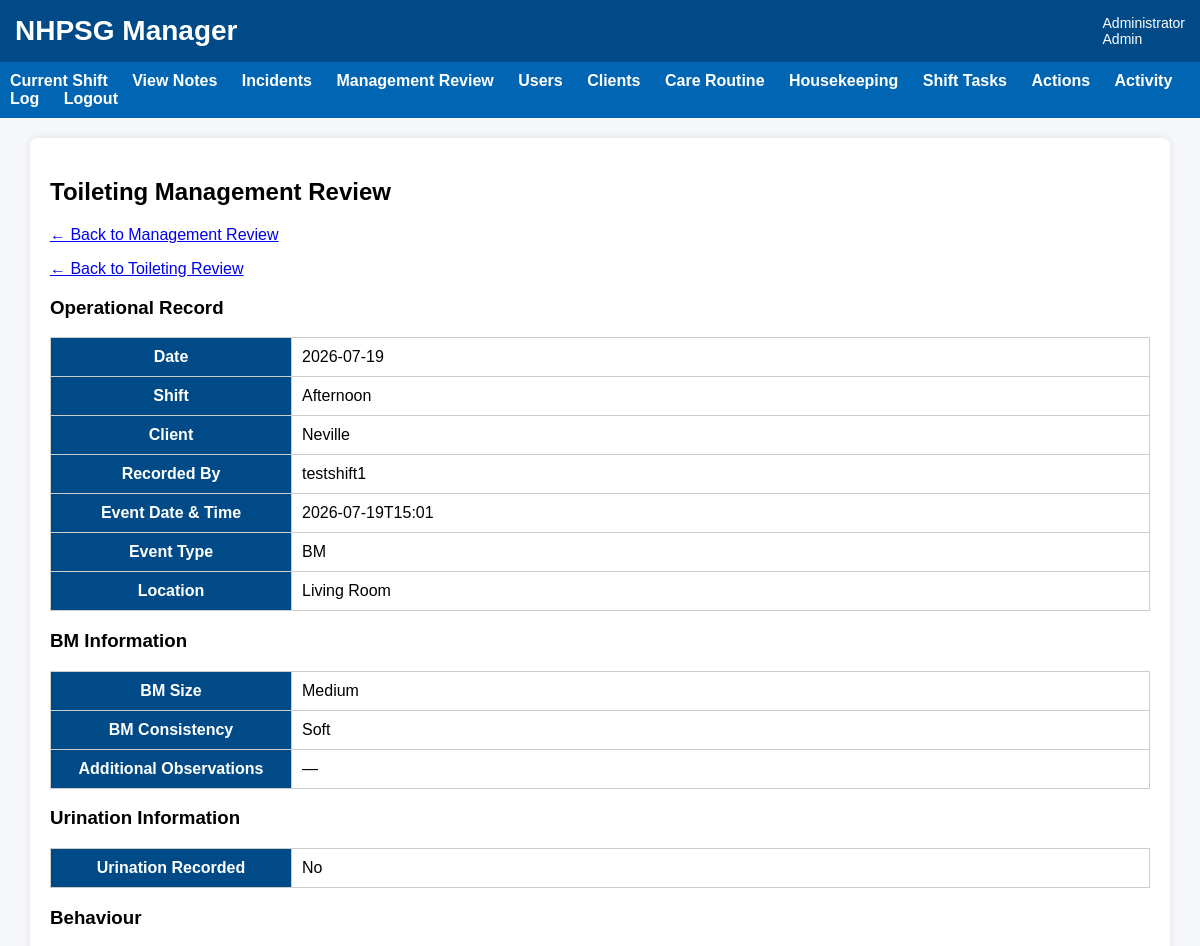
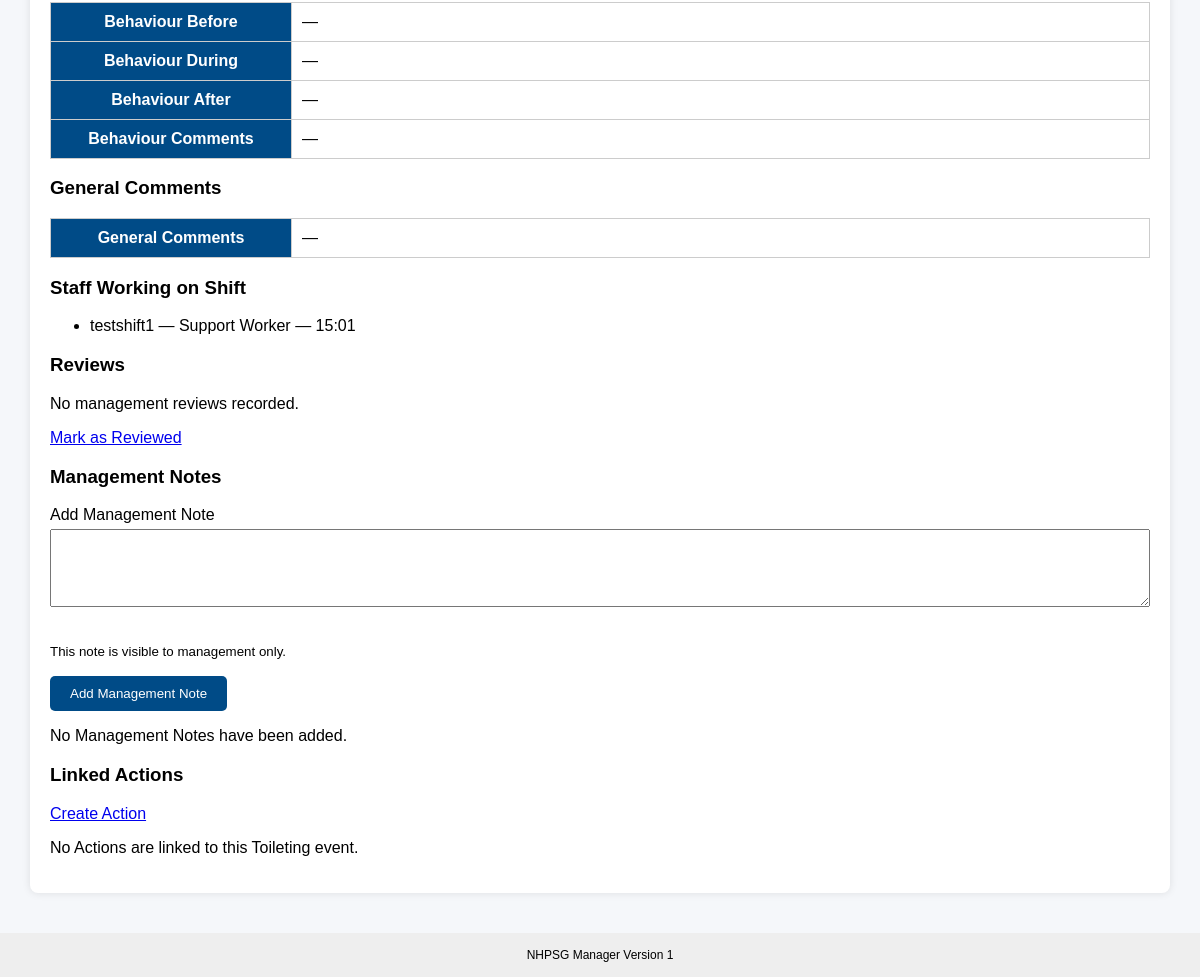
Page /manager-review/toileting/1 (signed in) on the earlier database version (2 pictures, top to bottom).
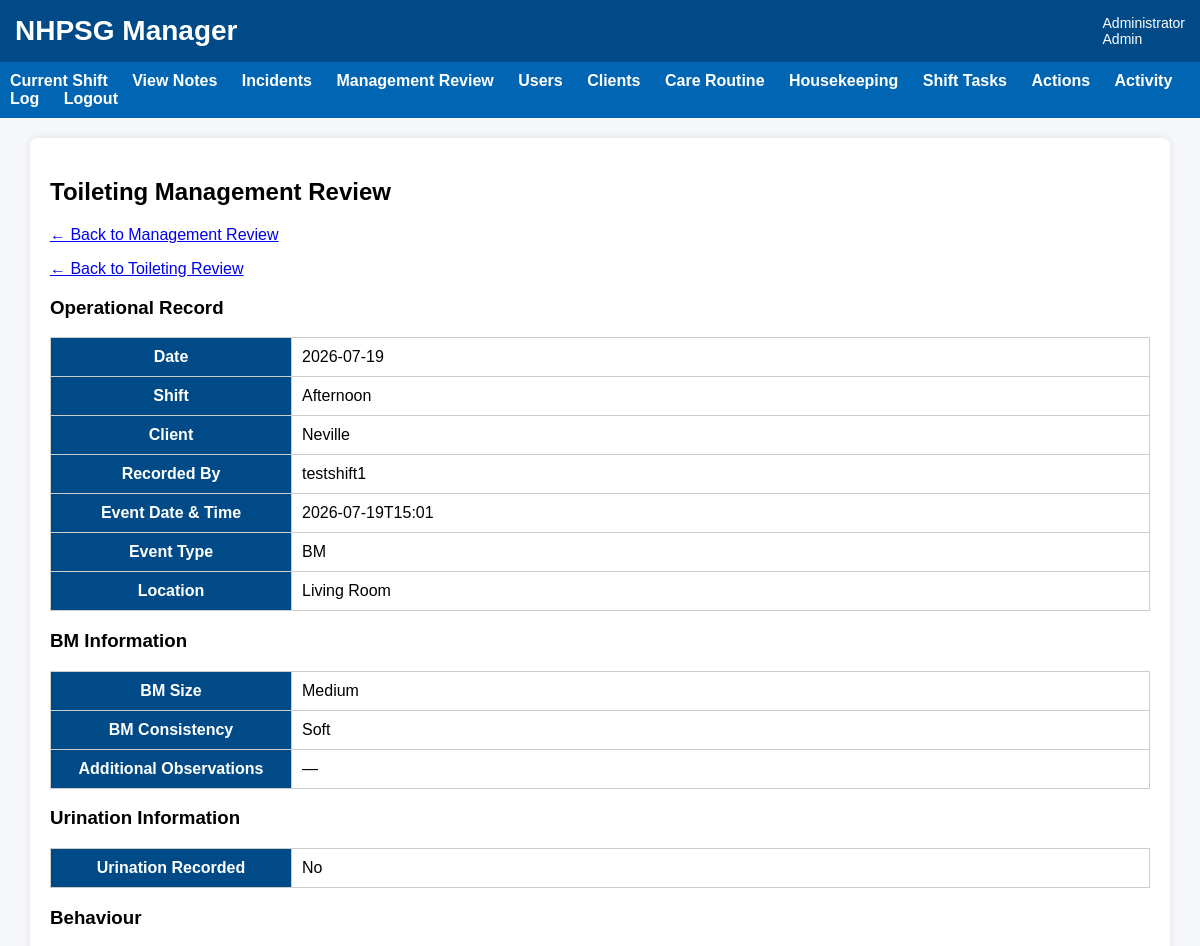
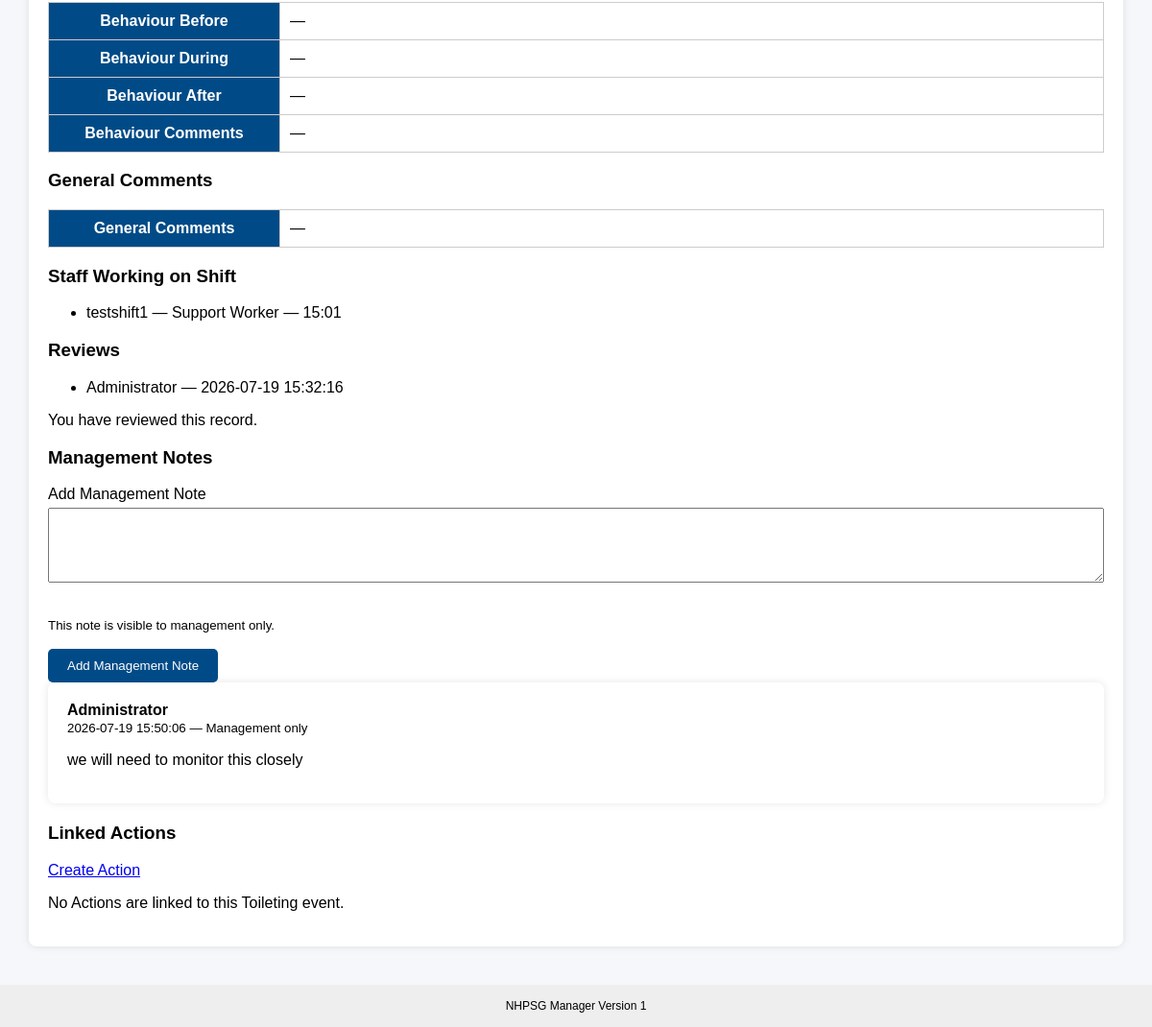
Same page on the later database version (2 pictures, top to bottom).
### tables this page shows
CREATE TABLE shifts (
    shift_id INTEGER PRIMARY KEY AUTOINCREMENT,
    client_id INTEGER NOT NULL,
    shift_date TEXT NOT NULL,
    shift_type TEXT NOT NULL,
    status TEXT NOT NULL DEFAULT 'Open',

    scheduled_start_time TEXT,
    scheduled_end_time TEXT,

    created_at TEXT DEFAULT CURRENT_TIMESTAMP,
    closed_at TEXT
);

CREATE TABLE clients (
    client_id INTEGER PRIMARY KEY AUTOINCREMENT,
    client_name TEXT NOT NULL,
    active INTEGER NOT NULL DEFAULT 1
);

CREATE TABLE users (
    user_id INTEGER PRIMARY KEY AUTOINCREMENT,
    username TEXT UNIQUE NOT NULL,
    password_hash TEXT NOT NULL,
    full_name TEXT NOT NULL,
    role TEXT NOT NULL,
    active INTEGER NOT NULL DEFAULT 1
, must_change_password INTEGER NOT NULL DEFAULT 0, password_reset_at TEXT, password_reset_by INTEGER, last_password_changed_at TEXT);

CREATE TABLE toileting_events (
    toileting_event_id INTEGER PRIMARY KEY AUTOINCREMENT,

    shift_id INTEGER NOT NULL,
    client_id INTEGER NOT NULL,
    recorded_by_user_id INTEGER NOT NULL,

    event_type TEXT NOT NULL,
    event_datetime TEXT NOT NULL,

    location TEXT NOT NULL,
    location_other TEXT,

    bm_size TEXT,
    bm_consistency TEXT,
    bm_colour TEXT,
    estimated_bristol_type INTEGER,

    bm_blood_observed INTEGER NOT NULL DEFAULT 0,
    bm_mucus_observed INTEGER NOT NULL DEFAULT 0,
    bm_unusual_colour INTEGER NOT NULL DEFAULT 0,

    urine_volume TEXT,
    urine_colour TEXT,

    urine_blood_observed INTEGER NOT NULL DEFAULT 0,
    urine_strong_odour INTEGER NOT NULL DEFAULT 0,
    urine_unusual_colour INTEGER NOT NULL DEFAULT 0,

    pain_or_distress INTEGER NOT NULL DEFAULT 0,
    other_concern INTEGER NOT NULL DEFAULT 0,
    concern_details TEXT,

    behaviour_before TEXT,
    behaviour_during TEXT,
    behaviour_after TEXT,
    behaviour_comments TEXT,

    general_comments TEXT,

    correction_of_event_id INTEGER,
    correction_reason TEXT,

    active INTEGER NOT NULL DEFAULT 1,
    created_at TEXT DEFAULT CURRENT_TIMESTAMP
, bm_unusual_details TEXT, urine_unusual_details TEXT);

CREATE TABLE "shift_staff" (
	"shift_staff_id"	INTEGER,
	"shift_id"	INTEGER NOT NULL,
	"user_id"	INTEGER NOT NULL,
	"actual_start_time"	TEXT NOT NULL,
	"actual_end_time"	TEXT,
	"sign_on_at"	TEXT DEFAULT CURRENT_TIMESTAMP,
	"sign_off_at"	TEXT,
	"active"	INTEGER NOT NULL DEFAULT 1,
	"start_checklist_completed"	INTEGER DEFAULT 0,
	"end_checklist_completed"	INTEGER DEFAULT 0,
	PRIMARY KEY("shift_staff_id" AUTOINCREMENT)
);

CREATE TABLE acknowledgements (
    acknowledgement_id INTEGER PRIMARY KEY AUTOINCREMENT,

    source_table TEXT NOT NULL,
    source_id INTEGER NOT NULL,

    user_id INTEGER NOT NULL,

    acknowledged_at TEXT DEFAULT CURRENT_TIMESTAMP,

    comment TEXT, acknowledgement_type TEXT DEFAULT 'Read', active INTEGER DEFAULT 1,

    UNIQUE(source_table, source_id, user_id)
);

CREATE TABLE management_notes (
    management_note_id INTEGER PRIMARY KEY AUTOINCREMENT,

    source_table TEXT NOT NULL,
    source_id INTEGER NOT NULL,

    note_text TEXT NOT NULL,

    visibility TEXT NOT NULL DEFAULT 'management_only',

    created_by_user_id INTEGER NOT NULL,
    created_at TEXT DEFAULT CURRENT_TIMESTAMP,

    active INTEGER NOT NULL DEFAULT 1,

    shared_at TEXT,
    shared_by_user_id INTEGER
);

### app.py (the view)
@app.route("/manager-review/toileting/<int:entry_id>")
def toileting_review_detail(entry_id):
    if "user_id" not in session:
        return redirect(url_for("login"))
    if session["role"] not in [
        "Admin",
        "Program Manager",
        "Director"
    ]:
        return "Access denied", 403
    conn = get_db()
    entry = conn.execute("""
        SELECT
            te.*,

            recorded_by.full_name AS recorded_by,

            s.shift_date,
            s.shift_type,
            s.client_id,

            c.client_name

        FROM toileting_events te

        JOIN users recorded_by
            ON te.recorded_by_user_id = recorded_by.user_id

        JOIN shifts s
            ON te.shift_id = s.shift_id

        JOIN clients c
            ON te.client_id = c.client_id

        WHERE te.toileting_event_id = ?
    """, (entry_id,)).fetchone()
    if entry is None:
        conn.close()
        return "Toileting event not found", 404
    review_history = conn.execute("""
        SELECT
            ack.acknowledgement_id,
            ack.user_id,
            ack.acknowledged_at,
            ack.acknowledgement_type,

            u.full_name AS reviewed_by

        FROM acknowledgements ack

        JOIN users u
            ON ack.user_id = u.user_id

        WHERE ack.source_table =
              'toileting_events'
          AND ack.source_id = ?
          AND ack.active = 1

        ORDER BY
            ack.acknowledged_at ASC,
            ack.acknowledgement_id ASC
    """, (entry_id,)).fetchall()
    current_user_review = conn.execute("""
        SELECT acknowledgement_id
        FROM acknowledgements

        WHERE source_table =
              'toileting_events'
          AND source_id = ?
          AND user_id = ?
          AND active = 1
    """, (
        entry_id,
        session["user_id"]
    )).fetchone()
    management_notes = get_management_notes(
        conn,
        source_table="toileting_events",
        source_id=entry_id
    )
    linked_actions = conn.execute("""
        SELECT
            ai.action_id,
            ai.title,
            ai.status,
            ai.priority,
            ai.created_at,

            assigned_to.full_name AS assigned_to

        FROM action_items ai

        LEFT JOIN users assigned_to
            ON ai.assigned_to_user_id =
               assigned_to.user_id

        WHERE ai.source_table =
              'toileting_events'
          AND ai.source_id = ?

        ORDER BY ai.created_at DESC
    """, (entry_id,)).fetchall()
    shift_staff = conn.execute("""
        SELECT
            u.full_name,
            u.role,
            ss.actual_start_time,
            ss.actual_end_time

        FROM shift_staff ss

        JOIN users u
            ON ss.user_id = u.user_id

        WHERE ss.shift_id = ?

        ORDER BY ss.sign_on_at
    """, (entry["shift_id"],)).fetchall()
    conn.close()
    current_user_reviewed = (
        current_user_review is not None
    )
    return render_template(
        "toileting_review_detail.html",
        entry=entry,
        review_history=review_history,
        current_user_reviewed=current_user_reviewed,
        management_notes=management_notes,
        linked_actions=linked_actions,
        shift_staff=shift_staff
    )

### templates/toileting_review_detail.html (shortened to what this page needs)
{% extends "base.html" %}
{% block content %}
<div class="card">
    <h2>Toileting Management Review</h2>
    <p>
        <a href="{{ url_for("manager_review_hub") }}">
            ← Back to Management Review
        </a>
    </p>
    <p>
        <a href="{{ url_for("toileting_review_list") }}">
            ← Back to Toileting Review
        </a>
    </p>
    <h3>Operational Record</h3>
    <table class="management-detail-table">
        <tr>
            <th>Date</th>
            <td>{{ entry.shift_date }}</td>
        </tr>
        <tr>
            <th>Shift</th>
            <td>{{ entry.shift_type }}</td>
        </tr>
        <tr>
            <th>Client</th>
            <td>{{ entry.client_name }}</td>
        </tr>
        <tr>
            <th>Recorded By</th>
            <td>{{ entry.recorded_by }}</td>
        </tr>
        <tr>
            <th>Event Date &amp; Time</th>
            <td>{{ entry.event_datetime }}</td>
        </tr>
        <tr>
            <th>Event Type</th>
            <td>{{ entry.event_type }}</td>
        </tr>
        <tr>
            <th>Location</th>
            <td>{{ entry.location }}</td>
        </tr>
    </table>
    <h3>BM Information</h3>
    {% if entry.event_type in ["BM", "Both"] %}
        <table class="management-detail-table">
            <tr>
                <th>BM Size</th>
                <td>{{ entry.bm_size or "—" }}</td>
            </tr>
            <tr>
                <th>BM Consistency</th>
                <td>{{ entry.bm_consistency or "—" }}</td>
            </tr>
            <tr>
                <th>Additional Observations</th>
                <td>{{ entry.bm_unusual_details or "—" }}</td>
            </tr>
        </table>
    {% endif %}
    <h3>Urination Information</h3>
    {% if entry.event_type in ["Urination", "Both"] %}
        <table class="management-detail-table">
            <tr>
                <th>Urine Volume</th>
                <td>{{ entry.urine_volume or "—" }}</td>
            </tr>
            <tr>
                <th>Additional Observations</th>
                <td>{{ entry.urine_unusual_details or "—" }}</td>
            </tr>
        </table>
    {% else %}
        <table class="management-detail-table">
            <tr>
                <th>Urination Recorded</th>
                <td>No</td>
            </tr>
        </table>
    {% endif %}
    <h3>Behaviour</h3>
    <table class="management-detail-table">
        <tr>
            <th>Behaviour Before</th>
            <td>{{ entry.behaviour_before or "—" }}</td>
        </tr>
        <tr>
            <th>Behaviour During</th>
            <td>{{ entry.behaviour_during or "—" }}</td>
        </tr>
        <tr>
            <th>Behaviour After</th>
            <td>{{ entry.behaviour_after or "—" }}</td>
        </tr>
        <tr>
            <th>Behaviour Comments</th>
            <td>{{ entry.behaviour_comments or "—" }}</td>
        </tr>
    </table>
    <h3>General Comments</h3>
    <table class="management-detail-table">
        <tr>
            <th>General Comments</th>
            <td>{{ entry.general_comments or "—" }}</td>
        </tr>
    </table>
    <h3>Staff Working on Shift</h3>
    {% if shift_staff %}
        <ul>
            {% for staff_member in shift_staff %}
                <li>
                    {{ staff_member.full_name }}
                    — {{ staff_member.role }}
                    — {{ staff_member.actual_start_time }}
                </li>
            {% endfor %}
        </ul>
    {% else %}
        <p>No shift staff records found.</p>
    {% endif %}
    <h3>Reviews</h3>
    {% if review_history %}
        <ul>
            {% for review in review_history %}
                <li>
                    {{ review.reviewed_by }}
                    — {{ review.acknowledged_at }}
                </li>
            {% endfor %}
        </ul>
    {% else %}
        <p>No management reviews recorded.</p>
    {% endif %}
    {% if not current_user_reviewed %}
        <form
            method="POST"
            action="{{ url_for(
                'review_toileting_entry',
                entry_id=entry.toileting_event_id
            ) }}"
            class="inline-form"
        >
            <button type="submit" class="link-button">
                Mark as Reviewed
            </button>
        </form>
    {% else %}
        <p>You have reviewed this record.</p>
    {% endif %}
    <h3>Management Notes</h3>
    <form
        method="POST"
        action="{{ url_for(
            'add_toileting_management_note',
            entry_id=entry.toileting_event_id
        ) }}"
    >
        <label for="note_text">
            Add Management Note
        </label>
        <textarea
            id="note_text"
            name="note_text"
            rows="4"
            required
        ></textarea>
        <p>
            <small>
                This note is visible to management only.
            </small>
        </p>
        <button type="submit">
            Add Management Note
        </button>
    </form>
    {% if management_notes %}
        {% for note in management_notes %}
            <div class="card">
                <strong>{{ note.created_by_name }}</strong><br>
                <small>
                    {{ note.created_at }}
                    — Management only
                </small>
                <p>{{ note.note_text }}</p>
            </div>
        {% endfor %}
    {% else %}
        <p>No Management Notes have been added.</p>
    {% endif %}
    <h3>Linked Actions</h3>
    <p>
        <a href="{{ url_for(
            'toileting_action_new',
            entry_id=entry.toileting_event_id
        ) }}">
            Create Action
        </a>
    </p>
    {% if linked_actions %}
        <table>
            <tr>
                <th>Created</th>
                <th>Priority</th>
                <th>Status</th>
                <th>Title</th>
                <th>Assigned To</th>
                <th>View</th>
            </tr>
            {% for action in linked_actions %}
                <tr>
                    <td>{{ action.created_at }}</td>
                    <td>{{ action.priority }}</td>
                    <td>{{ action.status }}</td>
                    <td>{{ action.title }}</td>
                    <td>{{ action.assigned_to or "Unassigned" }}</td>
                    <td>
                        <a href="{{ url_for(
                            'action_detail',
                            action_id=action.action_id
                        ) }}">
                            View
                        </a>
                    </td>
                </tr>
            {% endfor %}
        </table>
    {% else %}
        <p>No Actions are linked to this Toileting event.</p>
    {% endif %}
</div>
{% endblock %}

### templates/base.html (shortened to what this page needs)
<!DOCTYPE html>
<html>
<head>
    <link rel="stylesheet"
          href="{{ url_for('static', filename='css/style.css') }}">
</head>
<body>
<div class="header">
    <div class="title">
        NHPSG Manager
    </div>
    <div class="user">
        {% if session.full_name %}
            {{ session.full_name }}
            <br>
            {{ session.role }}
        {% endif %}
    </div>
</div>
{% if session.user_id %}
<div class="nav">
    <a href="{{ url_for('dashboard') }}">
        Current Shift
    </a>
    <a href="{{ url_for('shift_notes') }}">
        View Notes
    </a>
    <a href="{{ url_for('incident_list') }}">
        Incidents
    </a>
    {% if session.role in ["Admin", "Program Manager", "Director"] %}
        <a href="{{ url_for('manager_review_hub') }}">
            Management Review
        </a>
        <a href="{{ url_for('users') }}">
            Users
        </a>
        <a href="{{ url_for('clients') }}">
            Clients
        </a>
        <a href="{{ url_for('care_tasks') }}">
            Care Routine
        </a>
        <a href="{{ url_for('housekeeping_tasks') }}">
            Housekeeping
        </a>
        <a href="{{ url_for('shift_tasks') }}">
            Shift Tasks
        </a>
        <a href="{{ url_for('actions') }}">
            Actions
        </a>
        <a href="{{ url_for('activity_log') }}">
            Activity Log
        </a>
    {% endif %}
    <a href="{{ url_for('logout') }}">
        Logout
    </a>
</div>
{% endif %}
<div class="container">
{% block content %}
{% endblock %}
</div>
<div class="footer">
    NHPSG Manager
    Version 1
</div>
</body>
</html>

Differences in the rows shown:
now on this page (row unchanged): users: full_name "Administrator"
added acknowledgements: reviewed_by "Administrator", acknowledged_at "2026-07-19 15:32:16"
added management_notes: created_by_name "Administrator", created_at "2026-07-19 15:50:06", note_text "we will need to monitor this closely"
Other differences:
{{ session.full_name }}: "Administrator" → (not shown)
text no longer shown: "No management reviews recorded. Mark as Reviewed No Management Notes have been added."
text now shown: "You have reviewed this record."
